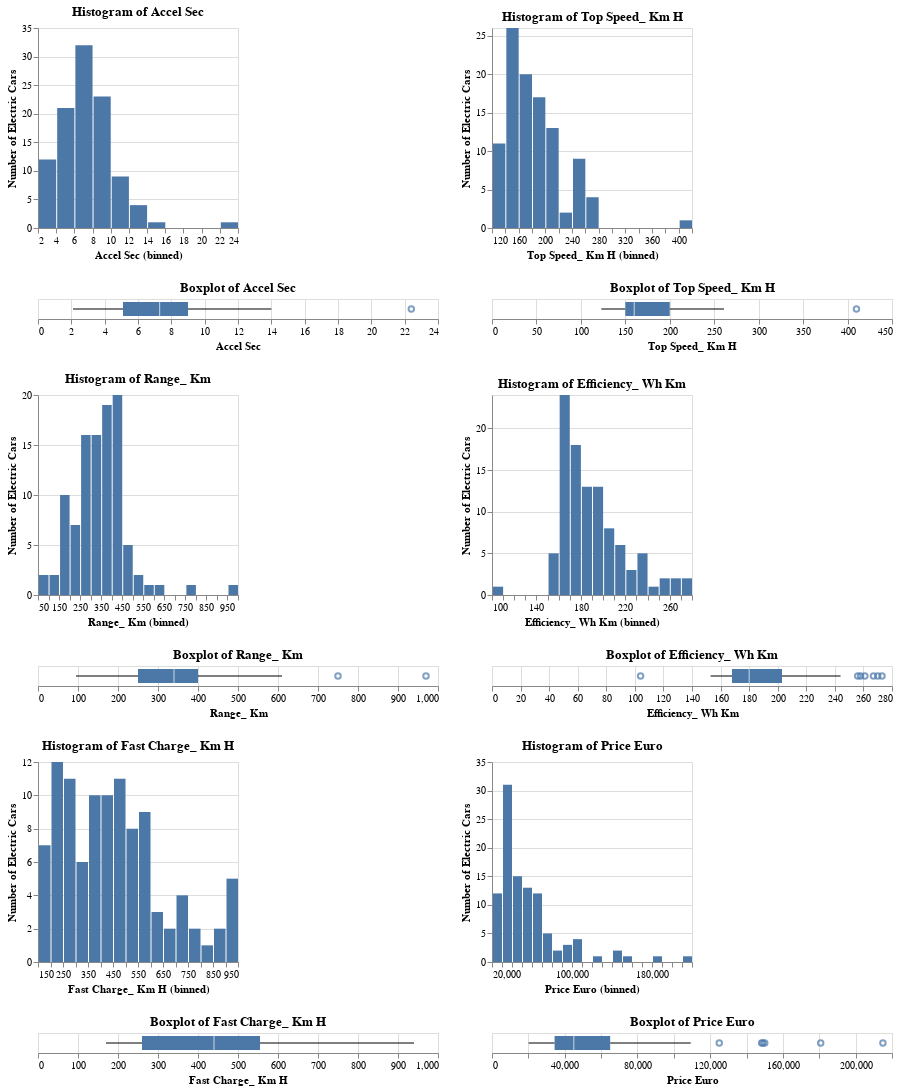

Source (notebook cell):
### Code cell
features = ['AccelSec', 'TopSpeed_KmH', 'Range_Km', 
           'Efficiency_WhKm','FastCharge_KmH', 'PriceEuro']

(altair_dist(df, features[0]) | altair_dist(df, features[1])) &\
(altair_dist(df, features[2]) | altair_dist(df, features[3])) &\
(altair_dist(df, features[4]) | altair_dist(df, features[5]))

### Figure 1 — Vega-Lite specification as saved in the notebook (floating-point values rounded to 4 significant figures)
{"config": {"view": {"continuousWidth": 400, "continuousHeight": 300}}, "vconcat": [{"hconcat": [{"vconcat": [{"mark": "bar", "encoding": {"x": {"bin": {"maxbins": 20}, "field": "AccelSec", "title": "Accel Sec (binned)", "type": "quantitative"}, "y": {"aggregate": "count", "title": "Number of Electric Cars", "type": "quantitative"}}, "height": 200, "title": "Histogram of Accel Sec", "width": 200}, {"mark": "boxplot", "encoding": {"x": {"field": "AccelSec", "title": "Accel Sec", "type": "quantitative"}}, "title": "Boxplot of Accel Sec"}]}, {"vconcat": [{"mark": "bar", "encoding": {"x": {"bin": {"maxbins": 20}, "field": "TopSpeed_KmH", "title": "Top Speed_ Km H (binned)", "type": "quantitative"}, "y": {"aggregate": "count", "title": "Number of Electric Cars", "type": "quantitative"}}, "height": 200, "title": "Histogram of Top Speed_ Km H", "width": 200}, {"mark": "boxplot", "encoding": {"x": {"field": "TopSpeed_KmH", "title": "Top Speed_ Km H", "type": "quantitative"}}, "title": "Boxplot of Top Speed_ Km H"}]}]}, {"hconcat": [{"vconcat": [{"mark": "bar", "encoding": {"x": {"bin": {"maxbins": 20}, "field": "Range_Km", "title": "Range_ Km (binned)", "type": "quantitative"}, "y": {"aggregate": "count", "title": "Number of Electric Cars", "type": "quantitative"}}, "height": 200, "title": "Histogram of Range_ Km", "width": 200}, {"mark": "boxplot", "encoding": {"x": {"field": "Range_Km", "title": "Range_ Km", "type": "quantitative"}}, "title": "Boxplot of Range_ Km"}]}, {"vconcat": [{"mark": "bar", "encoding": {"x": {"bin": {"maxbins": 20}, "field": "Efficiency_WhKm", "title": "Efficiency_ Wh Km (binned)", "type": "quantitative"}, "y": {"aggregate": "count", "title": "Number of Electric Cars", "type": "quantitative"}}, "height": 200, "title": "Histogram of Efficiency_ Wh Km", "width": 200}, {"mark": "boxplot", "encoding": {"x": {"field": "Efficiency_WhKm", "title": "Efficiency_ Wh Km", "type": "quantitative"}}, "title": "Boxplot of Efficiency_ Wh Km"}]}]}, {"hconcat": [{"vconcat": [{"mark": "bar", "encoding": {"x": {"bin": {"maxbins": 20}, "field": "FastCharge_KmH", "title": "Fast Charge_ Km H (binned)", "type": "quantitative"}, "y": {"aggregate": "count", "title": "Number of Electric Cars", "type": "quantitative"}}, "height": 200, "title": "Histogram of Fast Charge_ Km H", "width": 200}, {"mark": "boxplot", "encoding": {"x": {"field": "FastCharge_KmH", "title": "Fast Charge_ Km H", "type": "quantitative"}}, "title": "Boxplot of Fast Charge_ Km H"}]}, {"vconcat": [{"mark": "bar", "encoding": {"x": {"bin": {"maxbins": 20}, "field": "PriceEuro", "title": "Price Euro (binned)", "type": "quantitative"}, "y": {"aggregate": "count", "title": "Number of Electric Cars", "type": "quantitative"}}, "height": 200, "title": "Histogram of Price Euro", "width": 200}, {"mark": "boxplot", "encoding": {"x": {"field": "PriceEuro", "title": "Price Euro", "type": "quantitative"}}, "title": "Boxplot of Price Euro"}]}]}], "data": {"name": "data-13b54433ff539d2898941a0fd41cc338"}, "$schema": "https://vega.github.io/schema/vega-lite/v4.17.0.json", "datasets": {"data-13b54433ff539d2898941a0fd41cc338": [{"Brand": "Tesla ", "Model": "Model 3 Long Range Dual Motor", "AccelSec": 4.6, "TopSpeed_KmH": 233, "Range_Km": 450, "Efficiency_WhKm": 161, "FastCharge_KmH": 940, "RapidCharge": "Yes", "PowerTrain": "AWD", "PlugType": "Type 2 CCS", "BodyStyle": "Sedan", "Segment": "D", "Seats": 5, "PriceEuro": 55480}, {"Brand": "Volkswagen ", "Model": "ID.3 Pure", "AccelSec": 10.0, "TopSpeed_KmH": 160, "Range_Km": 270, "Efficiency_WhKm": 167, "FastCharge_KmH": 250, "RapidCharge": "Yes", "PowerTrain": "RWD", "PlugType": "Type 2 CCS", "BodyStyle": "Hatchback", "Segment": "C", "Seats": 5, "PriceEuro": 30000}, {"Brand": "Polestar ", "Model": "2", "AccelSec": 4.7, "TopSpeed_KmH": 210, "Range_Km": 400, "Efficiency_WhKm": 181, "FastCharge_KmH": 620, "RapidCharge": "Yes", "PowerTrain": "AWD", "PlugType": "Type 2 CCS", "BodyStyle": "Liftback", "Segment": "D", "Seats": 5, "PriceEuro": 56440}, {"Brand": "BMW ", "Model": "iX3 ", "AccelSec": 6.8, "TopSpeed_KmH": 180, "Range_Km": 360, "Efficiency_WhKm": 206, "FastCharge_KmH": 560, "RapidCharge": "Yes", "PowerTrain": "RWD", "PlugType": "Type 2 CCS", "BodyStyle": "SUV", "Segment": "D", "Seats": 5, "PriceEuro": 68040}, {"Brand": "Honda ", "Model": "e ", "AccelSec": 9.5, "TopSpeed_KmH": 145, "Range_Km": 170, "Efficiency_WhKm": 168, "FastCharge_KmH": 190, "RapidCharge": "Yes", "PowerTrain": "RWD", "PlugType": "Type 2 CCS", "BodyStyle": "Hatchback", "Segment": "B", "Seats": 4, "PriceEuro": 32997}, {"Brand": "Lucid ", "Model": "Air ", "AccelSec": 2.8, "TopSpeed_KmH": 250, "Range_Km": 610, "Efficiency_WhKm": 180, "FastCharge_KmH": 620, "RapidCharge": "Yes", "PowerTrain": "AWD", "PlugType": "Type 2 CCS", "BodyStyle": "Sedan", "Segment": "F", "Seats": 5, "PriceEuro": 105000}, {"Brand": "Volkswagen ", "Model": "e-Golf ", "AccelSec": 9.6, "TopSpeed_KmH": 150, "Range_Km": 190, "Efficiency_WhKm": 168, "FastCharge_KmH": 220, "RapidCharge": "Yes", "PowerTrain": "FWD", "PlugType": "Type 2 CCS", "BodyStyle": "Hatchback", "Segment": "C", "Seats": 5, "PriceEuro": 31900}, {"Brand": "Peugeot ", "Model": "e-208 ", "AccelSec": 8.1, "TopSpeed_KmH": 150, "Range_Km": 275, "Efficiency_WhKm": 164, "FastCharge_KmH": 420, "RapidCharge": "Yes", "PowerTrain": "FWD", "PlugType": "Type 2 CCS", "BodyStyle": "Hatchback", "Segment": "B", "Seats": 5, "PriceEuro": 29682}, {"Brand": "Tesla ", "Model": "Model 3 Standard Range Plus", "AccelSec": 5.6, "TopSpeed_KmH": 225, "Range_Km": 310, "Efficiency_WhKm": 153, "FastCharge_KmH": 650, "RapidCharge": "Yes", "PowerTrain": "RWD", "PlugType": "Type 2 CCS", "BodyStyle": "Sedan", "Segment": "D", "Seats": 5, "PriceEuro": 46380}, {"Brand": "Audi ", "Model": "Q4 e-tron ", "AccelSec": 6.3, "TopSpeed_KmH": 180, "Range_Km": 400, "Efficiency_WhKm": 193, "FastCharge_KmH": 540, "RapidCharge": "Yes", "PowerTrain": "AWD", "PlugType": "Type 2 CCS", "BodyStyle": "SUV", "Segment": "D", "Seats": 5, "PriceEuro": 55000}, {"Brand": "Mercedes ", "Model": "EQC 400 4MATIC", "AccelSec": 5.1, "TopSpeed_KmH": 180, "Range_Km": 370, "Efficiency_WhKm": 216, "FastCharge_KmH": 440, "RapidCharge": "Yes", "PowerTrain": "AWD", "PlugType": "Type 2 CCS", "BodyStyle": "SUV", "Segment": "D", "Seats": 5, "PriceEuro": 69484}, {"Brand": "Nissan ", "Model": "Leaf ", "AccelSec": 7.9, "TopSpeed_KmH": 144, "Range_Km": 220, "Efficiency_WhKm": 164, "FastCharge_KmH": 230, "RapidCharge": "Yes", "PowerTrain": "FWD", "PlugType": "Type 2 CHAdeMO", "BodyStyle": "Hatchback", "Segment": "C", "Seats": 5, "PriceEuro": 29234}, {"Brand": "Hyundai ", "Model": "Kona Electric 64 kWh", "AccelSec": 7.9, "TopSpeed_KmH": 167, "Range_Km": 400, "Efficiency_WhKm": 160, "FastCharge_KmH": 380, "RapidCharge": "Yes", "PowerTrain": "FWD", "PlugType": "Type 2 CCS", "BodyStyle": "SUV", "Segment": "B", "Seats": 5, "PriceEuro": 40795}, {"Brand": "BMW ", "Model": "i4 ", "AccelSec": 4.0, "TopSpeed_KmH": 200, "Range_Km": 450, "Efficiency_WhKm": 178, "FastCharge_KmH": 650, "RapidCharge": "Yes", "PowerTrain": "RWD", "PlugType": "Type 2 CCS", "BodyStyle": "Sedan", "Segment": "D", "Seats": 5, "PriceEuro": 65000}, {"Brand": "Hyundai ", "Model": "IONIQ Electric", "AccelSec": 9.7, "TopSpeed_KmH": 165, "Range_Km": 250, "Efficiency_WhKm": 153, "FastCharge_KmH": 210, "RapidCharge": "Yes", "PowerTrain": "FWD", "PlugType": "Type 2 CCS", "BodyStyle": "Liftback", "Segment": "C", "Seats": 5, "PriceEuro": 34459}, {"Brand": "Volkswagen ", "Model": "ID.3 Pro S", "AccelSec": 7.9, "TopSpeed_KmH": 160, "Range_Km": 440, "Efficiency_WhKm": 175, "FastCharge_KmH": 590, "RapidCharge": "Yes", "PowerTrain": "RWD", "PlugType": "Type 2 CCS", "BodyStyle": "Hatchback", "Segment": "C", "Seats": 4, "PriceEuro": 40936}, {"Brand": "Porsche ", "Model": "Taycan Turbo S", "AccelSec": 2.8, "TopSpeed_KmH": 260, "Range_Km": 375, "Efficiency_WhKm": 223, "FastCharge_KmH": 780, "RapidCharge": "Yes", "PowerTrain": "AWD", "PlugType": "Type 2 CCS", "BodyStyle": "Sedan", "Segment": "F", "Seats": 4, "PriceEuro": 180781}, {"Brand": "Volkswagen ", "Model": "e-Up! ", "AccelSec": 11.9, "TopSpeed_KmH": 130, "Range_Km": 195, "Efficiency_WhKm": 166, "FastCharge_KmH": 170, "RapidCharge": "Yes", "PowerTrain": "FWD", "PlugType": "Type 2 CCS", "BodyStyle": "Hatchback", "Segment": "A", "Seats": 4, "PriceEuro": 21421}, {"Brand": "MG ", "Model": "ZS EV", "AccelSec": 8.2, "TopSpeed_KmH": 140, "Range_Km": 220, "Efficiency_WhKm": 193, "FastCharge_KmH": 260, "RapidCharge": "Yes", "PowerTrain": "FWD", "PlugType": "Type 2 CCS", "BodyStyle": "SUV", "Segment": "B", "Seats": 5, "PriceEuro": 30000}, {"Brand": "Mini ", "Model": "Cooper SE ", "AccelSec": 7.3, "TopSpeed_KmH": 150, "Range_Km": 185, "Efficiency_WhKm": 156, "FastCharge_KmH": 260, "RapidCharge": "Yes", "PowerTrain": "FWD", "PlugType": "Type 2 CCS", "BodyStyle": "Hatchback", "Segment": "B", "Seats": 4, "PriceEuro": 31681}, {"Brand": "Opel ", "Model": "Corsa-e ", "AccelSec": 8.1, "TopSpeed_KmH": 150, "Range_Km": 275, "Efficiency_WhKm": 164, "FastCharge_KmH": 420, "RapidCharge": "Yes", "PowerTrain": "FWD", "PlugType": "Type 2 CCS", "BodyStyle": "Hatchback", "Segment": "B", "Seats": 5, "PriceEuro": 29146}, {"Brand": "Tesla ", "Model": "Model Y Long Range Dual Motor", "AccelSec": 5.1, "TopSpeed_KmH": 217, "Range_Km": 425, "Efficiency_WhKm": 171, "FastCharge_KmH": 930, "RapidCharge": "Yes", "PowerTrain": "AWD", "PlugType": "Type 2 CCS", "BodyStyle": "SUV", "Segment": "D", "Seats": 7, "PriceEuro": 58620}, {"Brand": "Skoda ", "Model": "Enyaq iV 50", "AccelSec": 10.0, "TopSpeed_KmH": 160, "Range_Km": 290, "Efficiency_WhKm": 179, "FastCharge_KmH": 230, "RapidCharge": "Yes", "PowerTrain": "RWD", "PlugType": "Type 2 CCS", "BodyStyle": "SUV", "Segment": "C", "Seats": 5, "PriceEuro": 35000}, {"Brand": "Audi ", "Model": "e-tron GT ", "AccelSec": 3.5, "TopSpeed_KmH": 240, "Range_Km": 425, "Efficiency_WhKm": 197, "FastCharge_KmH": 850, "RapidCharge": "Yes", "PowerTrain": "AWD", "PlugType": "Type 2 CCS", "BodyStyle": "Sedan", "Segment": "F", "Seats": 4, "PriceEuro": 125000}, {"Brand": "Tesla ", "Model": "Model 3 Long Range Performance", "AccelSec": 3.4, "TopSpeed_KmH": 261, "Range_Km": 435, "Efficiency_WhKm": 167, "FastCharge_KmH": 910, "RapidCharge": "Yes", "PowerTrain": "AWD", "PlugType": "Type 2 CCS", "BodyStyle": "Sedan", "Segment": "D", "Seats": 5, "PriceEuro": 61480}, {"Brand": "Volkswagen ", "Model": "ID.4 ", "AccelSec": 7.5, "TopSpeed_KmH": 160, "Range_Km": 420, "Efficiency_WhKm": 183, "FastCharge_KmH": 560, "RapidCharge": "Yes", "PowerTrain": "RWD", "PlugType": "Type 2 CCS", "BodyStyle": "SUV", "Segment": "C", "Seats": 5, "PriceEuro": 45000}, {"Brand": "Volkswagen ", "Model": "ID.3 Pro", "AccelSec": 9.0, "TopSpeed_KmH": 160, "Range_Km": 350, "Efficiency_WhKm": 166, "FastCharge_KmH": 490, "RapidCharge": "Yes", "PowerTrain": "RWD", "PlugType": "Type 2 CCS", "BodyStyle": "Hatchback", "Segment": "C", "Seats": 5, "PriceEuro": 33000}, {"Brand": "Volvo ", "Model": "XC40 P8 AWD Recharge", "AccelSec": 4.9, "TopSpeed_KmH": 180, "Range_Km": 375, "Efficiency_WhKm": 200, "FastCharge_KmH": 470, "RapidCharge": "Yes", "PowerTrain": "AWD", "PlugType": "Type 2 CCS", "BodyStyle": "SUV", "Segment": "C", "Seats": 5, "PriceEuro": 60437}, {"Brand": "BMW ", "Model": "i3 120 Ah", "AccelSec": 7.3, "TopSpeed_KmH": 150, "Range_Km": 235, "Efficiency_WhKm": 161, "FastCharge_KmH": 270, "RapidCharge": "Yes", "PowerTrain": "RWD", "PlugType": "Type 2 CCS", "BodyStyle": "Hatchback", "Segment": "B", "Seats": 4, "PriceEuro": 38017}, {"Brand": "Peugeot ", "Model": "e-2008 SUV ", "AccelSec": 8.5, "TopSpeed_KmH": 150, "Range_Km": 250, "Efficiency_WhKm": 180, "FastCharge_KmH": 380, "RapidCharge": "Yes", "PowerTrain": "FWD", "PlugType": "Type 2 CCS", "BodyStyle": "SUV", "Segment": "B", "Seats": 5, "PriceEuro": 34361}, {"Brand": "Audi ", "Model": "e-tron 50 quattro", "AccelSec": 6.8, "TopSpeed_KmH": 190, "Range_Km": 280, "Efficiency_WhKm": 231, "FastCharge_KmH": 450, "RapidCharge": "Yes", "PowerTrain": "AWD", "PlugType": "Type 2 CCS", "BodyStyle": "SUV", "Segment": "E", "Seats": 5, "PriceEuro": 67358}, {"Brand": "Kia ", "Model": "e-Niro 64 kWh", "AccelSec": 7.8, "TopSpeed_KmH": 167, "Range_Km": 370, "Efficiency_WhKm": 173, "FastCharge_KmH": 350, "RapidCharge": "Yes", "PowerTrain": "FWD", "PlugType": "Type 2 CCS", "BodyStyle": "SUV", "Segment": "C", "Seats": 5, "PriceEuro": 38105}, {"Brand": "Renault ", "Model": "Zoe ZE50 R110", "AccelSec": 11.4, "TopSpeed_KmH": 135, "Range_Km": 315, "Efficiency_WhKm": 165, "FastCharge_KmH": 230, "RapidCharge": "Yes", "PowerTrain": "FWD", "PlugType": "Type 2 CCS", "BodyStyle": "Hatchback", "Segment": "B", "Seats": 5, "PriceEuro": 31184}, {"Brand": "Tesla ", "Model": "Cybertruck Tri Motor", "AccelSec": 3.0, "TopSpeed_KmH": 210, "Range_Km": 750, "Efficiency_WhKm": 267, "FastCharge_KmH": 710, "RapidCharge": "Yes", "PowerTrain": "AWD", "PlugType": "Type 2 CCS", "BodyStyle": "Pickup", "Segment": "N", "Seats": 6, "PriceEuro": 75000}, {"Brand": "Mazda ", "Model": "MX-30 ", "AccelSec": 9.0, "TopSpeed_KmH": 150, "Range_Km": 180, "Efficiency_WhKm": 178, "FastCharge_KmH": 240, "RapidCharge": "Yes", "PowerTrain": "FWD", "PlugType": "Type 2 CCS", "BodyStyle": "SUV", "Segment": "C", "Seats": 5, "PriceEuro": 32646}, {"Brand": "Nissan ", "Model": "Leaf e+", "AccelSec": 7.3, "TopSpeed_KmH": 157, "Range_Km": 325, "Efficiency_WhKm": 172, "FastCharge_KmH": 390, "RapidCharge": "Yes", "PowerTrain": "FWD", "PlugType": "Type 2 CHAdeMO", "BodyStyle": "Hatchback", "Segment": "C", "Seats": 5, "PriceEuro": 37237}, {"Brand": "Lexus ", "Model": "UX 300e", "AccelSec": 7.5, "TopSpeed_KmH": 160, "Range_Km": 270, "Efficiency_WhKm": 193, "FastCharge_KmH": 190, "RapidCharge": "Yes", "PowerTrain": "FWD", "PlugType": "Type 2 CHAdeMO", "BodyStyle": "SUV", "Segment": "C", "Seats": 5, "PriceEuro": 50000}, {"Brand": "CUPRA ", "Model": "el-Born ", "AccelSec": 6.5, "TopSpeed_KmH": 160, "Range_Km": 425, "Efficiency_WhKm": 181, "FastCharge_KmH": 570, "RapidCharge": "Yes", "PowerTrain": "RWD", "PlugType": "Type 2 CCS", "BodyStyle": "Hatchback", "Segment": "C", "Seats": 4, "PriceEuro": 45000}, {"Brand": "Renault ", "Model": "Zoe ZE50 R135", "AccelSec": 9.5, "TopSpeed_KmH": 140, "Range_Km": 310, "Efficiency_WhKm": 168, "FastCharge_KmH": 230, "RapidCharge": "Yes", "PowerTrain": "FWD", "PlugType": "Type 2 CCS", "BodyStyle": "Hatchback", "Segment": "B", "Seats": 5, "PriceEuro": 33133}, {"Brand": "Mercedes ", "Model": "EQA ", "AccelSec": 5.0, "TopSpeed_KmH": 200, "Range_Km": 350, "Efficiency_WhKm": 171, "FastCharge_KmH": 440, "RapidCharge": "Yes", "PowerTrain": "AWD", "PlugType": "Type 2 CCS", "BodyStyle": "SUV", "Segment": "C", "Seats": 5, "PriceEuro": 45000}, {"Brand": "Tesla ", "Model": "Model S Long Range", "AccelSec": 3.8, "TopSpeed_KmH": 250, "Range_Km": 515, "Efficiency_WhKm": 184, "FastCharge_KmH": 560, "RapidCharge": "Yes", "PowerTrain": "AWD", "PlugType": "Type 2", "BodyStyle": "Liftback", "Segment": "F", "Seats": 5, "PriceEuro": 79990}, {"Brand": "Hyundai ", "Model": "Kona Electric 39 kWh", "AccelSec": 9.9, "TopSpeed_KmH": 155, "Range_Km": 255, "Efficiency_WhKm": 154, "FastCharge_KmH": 210, "RapidCharge": "Yes", "PowerTrain": "FWD", "PlugType": "Type 2 CCS", "BodyStyle": "SUV", "Segment": "B", "Seats": 5, "PriceEuro": 33971}, {"Brand": "Audi ", "Model": "e-tron Sportback 55 quattro", "AccelSec": 5.7, "TopSpeed_KmH": 200, "Range_Km": 380, "Efficiency_WhKm": 228, "FastCharge_KmH": 610, "RapidCharge": "Yes", "PowerTrain": "AWD", "PlugType": "Type 2 CCS", "BodyStyle": "SUV", "Segment": "E", "Seats": 5, "PriceEuro": 81639}, {"Brand": "Skoda ", "Model": "CITIGOe iV ", "AccelSec": 12.3, "TopSpeed_KmH": 130, "Range_Km": 195, "Efficiency_WhKm": 166, "FastCharge_KmH": 170, "RapidCharge": "Yes", "PowerTrain": "FWD", "PlugType": "Type 2 CCS", "BodyStyle": "Hatchback", "Segment": "A", "Seats": 4, "PriceEuro": 24534}, {"Brand": "SEAT ", "Model": "Mii Electric ", "AccelSec": 12.3, "TopSpeed_KmH": 130, "Range_Km": 195, "Efficiency_WhKm": 166, "FastCharge_KmH": 170, "RapidCharge": "Yes", "PowerTrain": "FWD", "PlugType": "Type 2 CCS", "BodyStyle": "Hatchback", "Segment": "A", "Seats": 4, "PriceEuro": 20129}, {"Brand": "Kia ", "Model": "e-Soul 64 kWh", "AccelSec": 7.9, "TopSpeed_KmH": 167, "Range_Km": 365, "Efficiency_WhKm": 175, "FastCharge_KmH": 340, "RapidCharge": "Yes", "PowerTrain": "FWD", "PlugType": "Type 2 CCS", "BodyStyle": "SUV", "Segment": "B", "Seats": 5, "PriceEuro": 36837}, {"Brand": "Opel ", "Model": "Ampera-e ", "AccelSec": 7.3, "TopSpeed_KmH": 150, "Range_Km": 335, "Efficiency_WhKm": 173, "FastCharge_KmH": 210, "RapidCharge": "Yes", "PowerTrain": "FWD", "PlugType": "Type 2 CCS", "BodyStyle": "MPV", "Segment": "B", "Seats": 5, "PriceEuro": 41906}, {"Brand": "Porsche ", "Model": "Taycan 4S", "AccelSec": 4.0, "TopSpeed_KmH": 250, "Range_Km": 365, "Efficiency_WhKm": 195, "FastCharge_KmH": 730, "RapidCharge": "Yes", "PowerTrain": "AWD", "PlugType": "Type 2 CCS", "BodyStyle": "Sedan", "Segment": "F", "Seats": 4, "PriceEuro": 102945}, {"Brand": "Lightyear ", "Model": "One ", "AccelSec": 10.0, "TopSpeed_KmH": 150, "Range_Km": 575, "Efficiency_WhKm": 104, "FastCharge_KmH": 540, "RapidCharge": "Yes", "PowerTrain": "AWD", "PlugType": "Type 2 CCS", "BodyStyle": "Liftback", "Segment": "F", "Seats": 5, "PriceEuro": 149000}, {"Brand": "Aiways ", "Model": "U5 ", "AccelSec": 9.0, "TopSpeed_KmH": 150, "Range_Km": 335, "Efficiency_WhKm": 188, "FastCharge_KmH": 350, "RapidCharge": "Yes", "PowerTrain": "FWD", "PlugType": "Type 2 CCS", "BodyStyle": "SUV", "Segment": "C", "Seats": 5, "PriceEuro": 36057}, {"Brand": "Audi ", "Model": "e-tron 55 quattro", "AccelSec": 5.7, "TopSpeed_KmH": 200, "Range_Km": 365, "Efficiency_WhKm": 237, "FastCharge_KmH": 590, "RapidCharge": "Yes", "PowerTrain": "AWD", "PlugType": "Type 2 CCS", "BodyStyle": "SUV", "Segment": "E", "Seats": 5, "PriceEuro": 79445}, {"Brand": "Tesla ", "Model": "Roadster ", "AccelSec": 2.1, "TopSpeed_KmH": 410, "Range_Km": 970, "Efficiency_WhKm": 206, "FastCharge_KmH": 920, "RapidCharge": "Yes", "PowerTrain": "AWD", "PlugType": "Type 2 CCS", "BodyStyle": "Cabrio", "Segment": "S", "Seats": 4, "PriceEuro": 215000}, {"Brand": "Opel ", "Model": "Mokka-e ", "AccelSec": 8.5, "TopSpeed_KmH": 150, "Range_Km": 255, "Efficiency_WhKm": 176, "FastCharge_KmH": 390, "RapidCharge": "Yes", "PowerTrain": "FWD", "PlugType": "Type 2 CCS", "BodyStyle": "SUV", "Segment": "B", "Seats": 5, "PriceEuro": 35000}, {"Brand": "Skoda ", "Model": "Enyaq iV 80", "AccelSec": 8.8, "TopSpeed_KmH": 160, "Range_Km": 420, "Efficiency_WhKm": 183, "FastCharge_KmH": 560, "RapidCharge": "Yes", "PowerTrain": "RWD", "PlugType": "Type 2 CCS", "BodyStyle": "SUV", "Segment": "C", "Seats": 5, "PriceEuro": 40000}, {"Brand": "Tesla ", "Model": "Model X Long Range", "AccelSec": 4.6, "TopSpeed_KmH": 250, "Range_Km": 450, "Efficiency_WhKm": 211, "FastCharge_KmH": 490, "RapidCharge": "Yes", "PowerTrain": "AWD", "PlugType": "Type 2", "BodyStyle": "SUV", "Segment": "F", "Seats": 7, "PriceEuro": 85990}, {"Brand": "Honda ", "Model": "e Advance", "AccelSec": 8.3, "TopSpeed_KmH": 145, "Range_Km": 170, "Efficiency_WhKm": 168, "FastCharge_KmH": 190, "RapidCharge": "Yes", "PowerTrain": "RWD", "PlugType": "Type 2 CCS", "BodyStyle": "Hatchback", "Segment": "B", "Seats": 4, "PriceEuro": 35921}, {"Brand": "DS ", "Model": "3 Crossback E-Tense", "AccelSec": 8.7, "TopSpeed_KmH": 150, "Range_Km": 250, "Efficiency_WhKm": 180, "FastCharge_KmH": 380, "RapidCharge": "Yes", "PowerTrain": "FWD", "PlugType": "Type 2 CCS", "BodyStyle": "SUV", "Segment": "B", "Seats": 5, "PriceEuro": 37422}, {"Brand": "Renault ", "Model": "Twingo ZE", "AccelSec": 12.6, "TopSpeed_KmH": 135, "Range_Km": 130, "Efficiency_WhKm": 164, "FastCharge_KmH": 260, "RapidCharge": "No", "PowerTrain": "RWD", "PlugType": "Type 2", "BodyStyle": "Hatchback", "Segment": "A", "Seats": 4, "PriceEuro": 24790}, {"Brand": "Citroen ", "Model": "e-C4 ", "AccelSec": 9.7, "TopSpeed_KmH": 150, "Range_Km": 250, "Efficiency_WhKm": 180, "FastCharge_KmH": 380, "RapidCharge": "Yes", "PowerTrain": "FWD", "PlugType": "Type 2 CCS", "BodyStyle": "SUV", "Segment": "C", "Seats": 5, "PriceEuro": 40000}, {"Brand": "Tesla ", "Model": "Model S Performance", "AccelSec": 2.5, "TopSpeed_KmH": 261, "Range_Km": 505, "Efficiency_WhKm": 188, "FastCharge_KmH": 550, "RapidCharge": "Yes", "PowerTrain": "AWD", "PlugType": "Type 2", "BodyStyle": "Liftback", "Segment": "F", "Seats": 5, "PriceEuro": 96990}, {"Brand": "Renault ", "Model": "Zoe ZE40 R110", "AccelSec": 11.4, "TopSpeed_KmH": 135, "Range_Km": 255, "Efficiency_WhKm": 161, "FastCharge_KmH": 230, "RapidCharge": "Yes", "PowerTrain": "FWD", "PlugType": "Type 2 CCS", "BodyStyle": "Hatchback", "Segment": "B", "Seats": 5, "PriceEuro": 29234}, {"Brand": "Tesla ", "Model": "Model Y Long Range Performance", "AccelSec": 3.7, "TopSpeed_KmH": 241, "Range_Km": 410, "Efficiency_WhKm": 177, "FastCharge_KmH": 900, "RapidCharge": "Yes", "PowerTrain": "AWD", "PlugType": "Type 2 CCS", "BodyStyle": "SUV", "Segment": "D", "Seats": 7, "PriceEuro": 65620}, {"Brand": "Nissan ", "Model": "Ariya 87kWh", "AccelSec": 7.6, "TopSpeed_KmH": 160, "Range_Km": 440, "Efficiency_WhKm": 198, "FastCharge_KmH": 520, "RapidCharge": "Yes", "PowerTrain": "FWD", "PlugType": "Type 2 CCS", "BodyStyle": "Hatchback", "Segment": "C", "Seats": 5, "PriceEuro": 50000}, {"Brand": "Jaguar ", "Model": "I-Pace ", "AccelSec": 4.8, "TopSpeed_KmH": 200, "Range_Km": 365, "Efficiency_WhKm": 232, "FastCharge_KmH": 340, "RapidCharge": "Yes", "PowerTrain": "AWD", "PlugType": "Type 2 CCS", "BodyStyle": "SUV", "Segment": "E", "Seats": 5, "PriceEuro": 75351}, {"Brand": "Ford ", "Model": "Mustang Mach-E ER RWD", "AccelSec": 7.0, "TopSpeed_KmH": 180, "Range_Km": 450, "Efficiency_WhKm": 200, "FastCharge_KmH": 430, "RapidCharge": "Yes", "PowerTrain": "RWD", "PlugType": "Type 2 CCS", "BodyStyle": "SUV", "Segment": "D", "Seats": 5, "PriceEuro": 54475}, {"Brand": "Porsche ", "Model": "Taycan 4S Plus", "AccelSec": 4.0, "TopSpeed_KmH": 250, "Range_Km": 425, "Efficiency_WhKm": 197, "FastCharge_KmH": 890, "RapidCharge": "Yes", "PowerTrain": "AWD", "PlugType": "Type 2 CCS", "BodyStyle": "Sedan", "Segment": "F", "Seats": 4, "PriceEuro": 109302}, {"Brand": "Nissan ", "Model": "e-NV200 Evalia ", "AccelSec": 14.0, "TopSpeed_KmH": 123, "Range_Km": 190, "Efficiency_WhKm": 200, "FastCharge_KmH": 190, "RapidCharge": "Yes", "PowerTrain": "FWD", "PlugType": "Type 1 CHAdeMO", "BodyStyle": "SPV", "Segment": "N", "Seats": 7, "PriceEuro": 33246}, {"Brand": "Tesla ", "Model": "Cybertruck Dual Motor", "AccelSec": 5.0, "TopSpeed_KmH": 190, "Range_Km": 460, "Efficiency_WhKm": 261, "FastCharge_KmH": 710, "RapidCharge": "Yes", "PowerTrain": "AWD", "PlugType": "Type 2 CCS", "BodyStyle": "Pickup", "Segment": "N", "Seats": 6, "PriceEuro": 55000}, {"Brand": "Renault ", "Model": "Kangoo Maxi ZE 33", "AccelSec": 22.4, "TopSpeed_KmH": 130, "Range_Km": 160, "Efficiency_WhKm": 194, "FastCharge_KmH": 300, "RapidCharge": "No", "PowerTrain": "FWD", "PlugType": "Type 2", "BodyStyle": "SPV", "Segment": "N", "Seats": 5, "PriceEuro": 38000}, {"Brand": "Ford ", "Model": "Mustang Mach-E ER AWD", "AccelSec": 6.0, "TopSpeed_KmH": 180, "Range_Km": 430, "Efficiency_WhKm": 209, "FastCharge_KmH": 410, "RapidCharge": "Yes", "PowerTrain": "AWD", "PlugType": "Type 2 CCS", "BodyStyle": "SUV", "Segment": "D", "Seats": 5, "PriceEuro": 62900}, {"Brand": "BMW ", "Model": "i3s 120 Ah", "AccelSec": 6.9, "TopSpeed_KmH": 160, "Range_Km": 230, "Efficiency_WhKm": 165, "FastCharge_KmH": 260, "RapidCharge": "Yes", "PowerTrain": "RWD", "PlugType": "Type 2 CCS", "BodyStyle": "Hatchback", "Segment": "B", "Seats": 4, "PriceEuro": 41526}, {"Brand": "Skoda ", "Model": "Enyaq iV 80X", "AccelSec": 7.0, "TopSpeed_KmH": 160, "Range_Km": 400, "Efficiency_WhKm": 193, "FastCharge_KmH": 540, "RapidCharge": "Yes", "PowerTrain": "AWD", "PlugType": "Type 2 CCS", "BodyStyle": "SUV", "Segment": "C", "Seats": 5, "PriceEuro": 45000}, {"Brand": "Porsche ", "Model": "Taycan Cross Turismo ", "AccelSec": 3.5, "TopSpeed_KmH": 250, "Range_Km": 385, "Efficiency_WhKm": 217, "FastCharge_KmH": 770, "RapidCharge": "Yes", "PowerTrain": "AWD", "PlugType": "Type 2 CCS", "BodyStyle": "Station", "Segment": "F", "Seats": 4, "PriceEuro": 150000}, {"Brand": "Byton ", "Model": "M-Byte 95 kWh 4WD", "AccelSec": 5.5, "TopSpeed_KmH": 190, "Range_Km": 390, "Efficiency_WhKm": 244, "FastCharge_KmH": 460, "RapidCharge": "Yes", "PowerTrain": "AWD", "PlugType": "Type 2 CCS", "BodyStyle": "SUV", "Segment": "E", "Seats": 5, "PriceEuro": 64000}, {"Brand": "Sono ", "Model": "Sion ", "AccelSec": 9.0, "TopSpeed_KmH": 140, "Range_Km": 225, "Efficiency_WhKm": 156, "FastCharge_KmH": 270, "RapidCharge": "Yes", "PowerTrain": "FWD", "PlugType": "Type 2 CCS", "BodyStyle": "Hatchback", "Segment": "C", "Seats": 5, "PriceEuro": 25500}, {"Brand": "Kia ", "Model": "e-Niro 39 kWh", "AccelSec": 9.8, "TopSpeed_KmH": 155, "Range_Km": 235, "Efficiency_WhKm": 167, "FastCharge_KmH": 230, "RapidCharge": "Yes", "PowerTrain": "FWD", "PlugType": "Type 2 CCS", "BodyStyle": "SUV", "Segment": "C", "Seats": 5, "PriceEuro": 34400}, {"Brand": "Audi ", "Model": "Q4 Sportback e-tron ", "AccelSec": 6.3, "TopSpeed_KmH": 180, "Range_Km": 410, "Efficiency_WhKm": 188, "FastCharge_KmH": 550, "RapidCharge": "Yes", "PowerTrain": "AWD", "PlugType": "Type 2 CCS", "BodyStyle": "SUV", "Segment": "D", "Seats": 5, "PriceEuro": 57500}, {"Brand": "Smart ", "Model": "EQ forfour ", "AccelSec": 12.7, "TopSpeed_KmH": 130, "Range_Km": 95, "Efficiency_WhKm": 176, "FastCharge_KmH": 255, "RapidCharge": "No", "PowerTrain": "RWD", "PlugType": "Type 2", "BodyStyle": "Hatchback", "Segment": "A", "Seats": 4, "PriceEuro": 22030}, {"Brand": "Ford ", "Model": "Mustang Mach-E SR AWD", "AccelSec": 6.0, "TopSpeed_KmH": 180, "Range_Km": 340, "Efficiency_WhKm": 206, "FastCharge_KmH": 360, "RapidCharge": "Yes", "PowerTrain": "AWD", "PlugType": "Type 2 CCS", "BodyStyle": "SUV", "Segment": "D", "Seats": 5, "PriceEuro": 54000}, {"Brand": "Porsche ", "Model": "Taycan Turbo", "AccelSec": 3.2, "TopSpeed_KmH": 260, "Range_Km": 390, "Efficiency_WhKm": 215, "FastCharge_KmH": 810, "RapidCharge": "Yes", "PowerTrain": "AWD", "PlugType": "Type 2 CCS", "BodyStyle": "Sedan", "Segment": "F", "Seats": 4, "PriceEuro": 148301}, {"Brand": "Volkswagen ", "Model": "ID.3 1st", "AccelSec": 7.3, "TopSpeed_KmH": 160, "Range_Km": 340, "Efficiency_WhKm": 171, "FastCharge_KmH": 470, "RapidCharge": "Yes", "PowerTrain": "RWD", "PlugType": "Type 2 CCS", "BodyStyle": "Hatchback", "Segment": "C", "Seats": 5, "PriceEuro": 38987}, {"Brand": "Tesla ", "Model": "Model X Performance", "AccelSec": 2.8, "TopSpeed_KmH": 250, "Range_Km": 440, "Efficiency_WhKm": 216, "FastCharge_KmH": 480, "RapidCharge": "Yes", "PowerTrain": "AWD", "PlugType": "Type 2", "BodyStyle": "SUV", "Segment": "F", "Seats": 7, "PriceEuro": 102990}, {"Brand": "Smart ", "Model": "EQ fortwo coupe", "AccelSec": 11.6, "TopSpeed_KmH": 130, "Range_Km": 100, "Efficiency_WhKm": 167, "FastCharge_KmH": 250, "RapidCharge": "No", "PowerTrain": "RWD", "PlugType": "Type 2", "BodyStyle": "Hatchback", "Segment": "A", "Seats": 2, "PriceEuro": 21387}, {"Brand": "Ford ", "Model": "Mustang Mach-E SR RWD", "AccelSec": 6.6, "TopSpeed_KmH": 180, "Range_Km": 360, "Efficiency_WhKm": 194, "FastCharge_KmH": 380, "RapidCharge": "Yes", "PowerTrain": "RWD", "PlugType": "Type 2 CCS", "BodyStyle": "SUV", "Segment": "D", "Seats": 5, "PriceEuro": 46900}, {"Brand": "Mercedes ", "Model": "EQV 300 Long", "AccelSec": 10.0, "TopSpeed_KmH": 140, "Range_Km": 330, "Efficiency_WhKm": 273, "FastCharge_KmH": 290, "RapidCharge": "Yes", "PowerTrain": "FWD", "PlugType": "Type 2 CCS", "BodyStyle": "SPV", "Segment": "N", "Seats": 7, "PriceEuro": 70631}, {"Brand": "Fiat ", "Model": "500e Hatchback", "AccelSec": 9.0, "TopSpeed_KmH": 150, "Range_Km": 250, "Efficiency_WhKm": 168, "FastCharge_KmH": 330, "RapidCharge": "Yes", "PowerTrain": "FWD", "PlugType": "Type 2 CCS", "BodyStyle": "Hatchback", "Segment": "B", "Seats": 4, "PriceEuro": 34900}, {"Brand": "Tesla ", "Model": "Cybertruck Single Motor", "AccelSec": 7.0, "TopSpeed_KmH": 180, "Range_Km": 390, "Efficiency_WhKm": 256, "FastCharge_KmH": 740, "RapidCharge": "Yes", "PowerTrain": "RWD", "PlugType": "Type 2 CCS", "BodyStyle": "Pickup", "Segment": "N", "Seats": 6, "PriceEuro": 45000}, {"Brand": "Audi ", "Model": "e-tron Sportback 50 quattro", "AccelSec": 6.8, "TopSpeed_KmH": 190, "Range_Km": 295, "Efficiency_WhKm": 219, "FastCharge_KmH": 470, "RapidCharge": "Yes", "PowerTrain": "AWD", "PlugType": "Type 2 CCS", "BodyStyle": "SUV", "Segment": "E", "Seats": 5, "PriceEuro": 69551}, {"Brand": "Skoda ", "Model": "Enyaq iV vRS", "AccelSec": 6.2, "TopSpeed_KmH": 180, "Range_Km": 400, "Efficiency_WhKm": 193, "FastCharge_KmH": 540, "RapidCharge": "Yes", "PowerTrain": "AWD", "PlugType": "Type 2 CCS", "BodyStyle": "SUV", "Segment": "C", "Seats": 5, "PriceEuro": 47500}, {"Brand": "Skoda ", "Model": "Enyaq iV 60", "AccelSec": 9.0, "TopSpeed_KmH": 160, "Range_Km": 320, "Efficiency_WhKm": 181, "FastCharge_KmH": 440, "RapidCharge": "Yes", "PowerTrain": "RWD", "PlugType": "Type 2 CCS", "BodyStyle": "SUV", "Segment": "C", "Seats": 5, "PriceEuro": 37500}, {"Brand": "Audi ", "Model": "e-tron S 55 quattro", "AccelSec": 4.5, "TopSpeed_KmH": 210, "Range_Km": 320, "Efficiency_WhKm": 270, "FastCharge_KmH": 510, "RapidCharge": "Yes", "PowerTrain": "AWD", "PlugType": "Type 2 CCS", "BodyStyle": "SUV", "Segment": "E", "Seats": 5, "PriceEuro": 93800}, {"Brand": "Smart ", "Model": "EQ fortwo cabrio", "AccelSec": 11.9, "TopSpeed_KmH": 130, "Range_Km": 95, "Efficiency_WhKm": 176, "FastCharge_KmH": 255, "RapidCharge": "No", "PowerTrain": "RWD", "PlugType": "Type 2", "BodyStyle": "Cabrio", "Segment": "A", "Seats": 2, "PriceEuro": 24565}, {"Brand": "Kia ", "Model": "e-Soul 64 kWh", "AccelSec": 7.9, "TopSpeed_KmH": 167, "Range_Km": 365, "Efficiency_WhKm": 175, "FastCharge_KmH": 320, "RapidCharge": "Yes", "PowerTrain": "FWD", "PlugType": "Type 2 CCS", "BodyStyle": "SUV", "Segment": "B", "Seats": 5, "PriceEuro": 36837}, {"Brand": "Nissan ", "Model": "Ariya e-4ORCE 87kWh", "AccelSec": 5.7, "TopSpeed_KmH": 200, "Range_Km": 420, "Efficiency_WhKm": 207, "FastCharge_KmH": 500, "RapidCharge": "Yes", "PowerTrain": "AWD", "PlugType": "Type 2 CCS", "BodyStyle": "Hatchback", "Segment": "C", "Seats": 5, "PriceEuro": 57500}, {"Brand": "Fiat ", "Model": "500e Convertible", "AccelSec": 9.0, "TopSpeed_KmH": 150, "Range_Km": 250, "Efficiency_WhKm": 168, "FastCharge_KmH": 330, "RapidCharge": "Yes", "PowerTrain": "FWD", "PlugType": "Type 2 CCS", "BodyStyle": "Cabrio", "Segment": "B", "Seats": 4, "PriceEuro": 37900}, {"Brand": "Volkswagen ", "Model": "ID.3 Pro Performance", "AccelSec": 7.3, "TopSpeed_KmH": 160, "Range_Km": 340, "Efficiency_WhKm": 171, "FastCharge_KmH": 470, "RapidCharge": "Yes", "PowerTrain": "RWD", "PlugType": "Type 2 CCS", "BodyStyle": "Hatchback", "Segment": "C", "Seats": 5, "PriceEuro": 35575}, {"Brand": "Kia ", "Model": "e-Soul 39 kWh", "AccelSec": 9.9, "TopSpeed_KmH": 157, "Range_Km": 230, "Efficiency_WhKm": 170, "FastCharge_KmH": 220, "RapidCharge": "Yes", "PowerTrain": "FWD", "PlugType": "Type 2 CCS", "BodyStyle": "SUV", "Segment": "B", "Seats": 5, "PriceEuro": 33133}, {"Brand": "Byton ", "Model": "M-Byte 72 kWh 2WD", "AccelSec": 7.5, "TopSpeed_KmH": 190, "Range_Km": 325, "Efficiency_WhKm": 222, "FastCharge_KmH": 420, "RapidCharge": "Yes", "PowerTrain": "RWD", "PlugType": "Type 2 CCS", "BodyStyle": "SUV", "Segment": "E", "Seats": 5, "PriceEuro": 53500}, {"Brand": "Nissan ", "Model": "Ariya 63kWh", "AccelSec": 7.5, "TopSpeed_KmH": 160, "Range_Km": 330, "Efficiency_WhKm": 191, "FastCharge_KmH": 440, "RapidCharge": "Yes", "PowerTrain": "FWD", "PlugType": "Type 2 CCS", "BodyStyle": "Hatchback", "Segment": "C", "Seats": 5, "PriceEuro": 45000}, {"Brand": "Audi ", "Model": "e-tron S Sportback 55 quattro", "AccelSec": 4.5, "TopSpeed_KmH": 210, "Range_Km": 335, "Efficiency_WhKm": 258, "FastCharge_KmH": 540, "RapidCharge": "Yes", "PowerTrain": "AWD", "PlugType": "Type 2 CCS", "BodyStyle": "SUV", "Segment": "E", "Seats": 5, "PriceEuro": 96050}, {"Brand": "Nissan ", "Model": "Ariya e-4ORCE 63kWh", "AccelSec": 5.9, "TopSpeed_KmH": 200, "Range_Km": 325, "Efficiency_WhKm": 194, "FastCharge_KmH": 440, "RapidCharge": "Yes", "PowerTrain": "AWD", "PlugType": "Type 2 CCS", "BodyStyle": "Hatchback", "Segment": "C", "Seats": 5, "PriceEuro": 50000}, {"Brand": "Nissan ", "Model": "Ariya e-4ORCE 87kWh Performance", "AccelSec": 5.1, "TopSpeed_KmH": 200, "Range_Km": 375, "Efficiency_WhKm": 232, "FastCharge_KmH": 450, "RapidCharge": "Yes", "PowerTrain": "AWD", "PlugType": "Type 2 CCS", "BodyStyle": "Hatchback", "Segment": "C", "Seats": 5, "PriceEuro": 65000}, {"Brand": "Byton ", "Model": "M-Byte 95 kWh 2WD", "AccelSec": 7.5, "TopSpeed_KmH": 190, "Range_Km": 400, "Efficiency_WhKm": 238, "FastCharge_KmH": 480, "RapidCharge": "Yes", "PowerTrain": "AWD", "PlugType": "Type 2 CCS", "BodyStyle": "SUV", "Segment": "E", "Seats": 5, "PriceEuro": 62000}]}}
